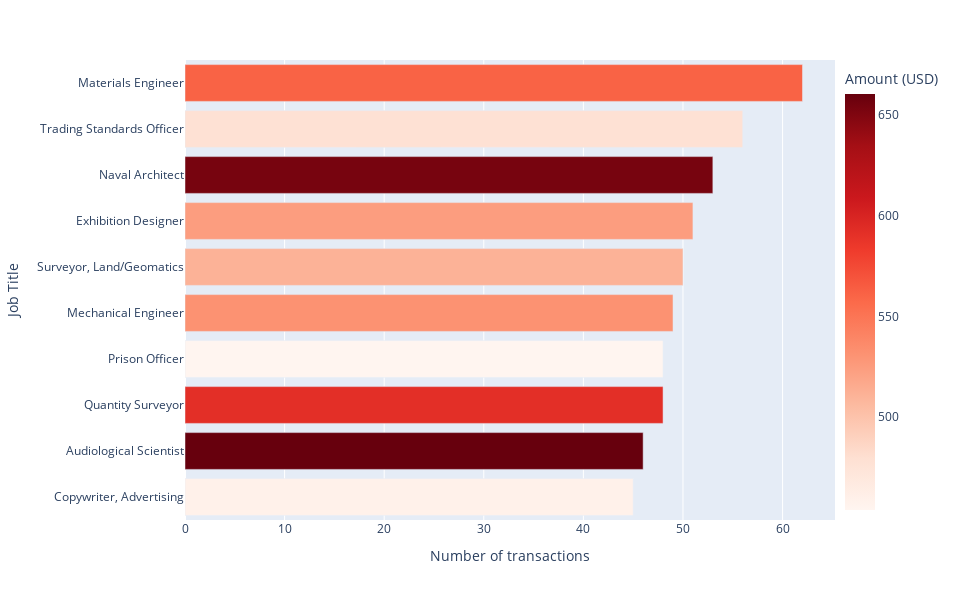

The code cell stored with this chart in its notebook:
### Code cell
fig = px.bar(
    df_,
    y="job",
    x="transaction_id",
    color="amount(usd)",
    color_continuous_scale=px.colors.sequential.Reds,
    labels={"job": "Job Title", "transaction_id": "Number of transactions"},
    category_orders={"job": df_.job.values},
    width=960,
    height=600,
    hover_data={"transaction_id": ":.0f", "amount(usd)": ":.0f"},
)

fig.update_coloraxes(colorbar=dict(title="Amount (USD)", x=1))

fig.update_traces(hovertemplate="%{x} transactions<br>%{marker.color:,.0f} USD")

fig.show()

### Figure 1 — Plotly figure (JSON) as saved in the notebook; plotly's stock layout.template omitted (floating-point values rounded to 4 significant figures)
{"data": [{"alignmentgroup": "True", "customdata": [[561.1], [478.1], [653.6], [524.1], [510.9], [531.6], [453.9], [591.8], [660.3], [458.7]], "hovertemplate": "%{x} transactions<br>%{marker.color:,.0f} USD", "legendgroup": "", "marker": {"color": [561.1, 478.1, 653.6, 524.1, 510.9, 531.6, 453.9, 591.8, 660.3, 458.7], "coloraxis": "coloraxis", "pattern": {"shape": ""}}, "name": "", "offsetgroup": "", "orientation": "h", "showlegend": false, "textposition": "auto", "type": "bar", "x": [62, 56, 53, 51, 50, 49, 48, 48, 46, 45], "xaxis": "x", "y": ["Materials Engineer", "Trading Standards Officer", "Naval Architect", "Exhibition Designer", "Surveyor, Land/Geomatics", "Mechanical Engineer", "Prison Officer", "Quantity Surveyor", "Audiological Scientist", "Copywriter, Advertising"], "yaxis": "y"}], "layout": {"barmode": "relative", "coloraxis": {"colorbar": {"title": {"text": "Amount (USD)"}, "x": 1}, "colorscale": [[0, "rgb(255,245,240)"], [0.125, "rgb(254,224,210)"], [0.25, "rgb(252,187,161)"], [0.375, "rgb(252,146,114)"], [0.5, "rgb(251,106,74)"], [0.625, "rgb(239,59,44)"], [0.75, "rgb(203,24,29)"], [0.875, "rgb(165,15,21)"], [1, "rgb(103,0,13)"]]}, "height": 600, "legend": {"tracegroupgap": 0}, "margin": {"t": 60}, "width": 960, "xaxis": {"anchor": "y", "domain": [0, 1], "title": {"text": "Number of transactions"}}, "yaxis": {"anchor": "x", "categoryarray": ["Copywriter, Advertising", "Audiological Scientist", "Quantity Surveyor", "Prison Officer", "Mechanical Engineer", "Surveyor, Land/Geomatics", "Exhibition Designer", "Naval Architect", "Trading Standards Officer", "Materials Engineer"], "categoryorder": "array", "domain": [0, 1], "title": {"text": "Job Title"}}}}
